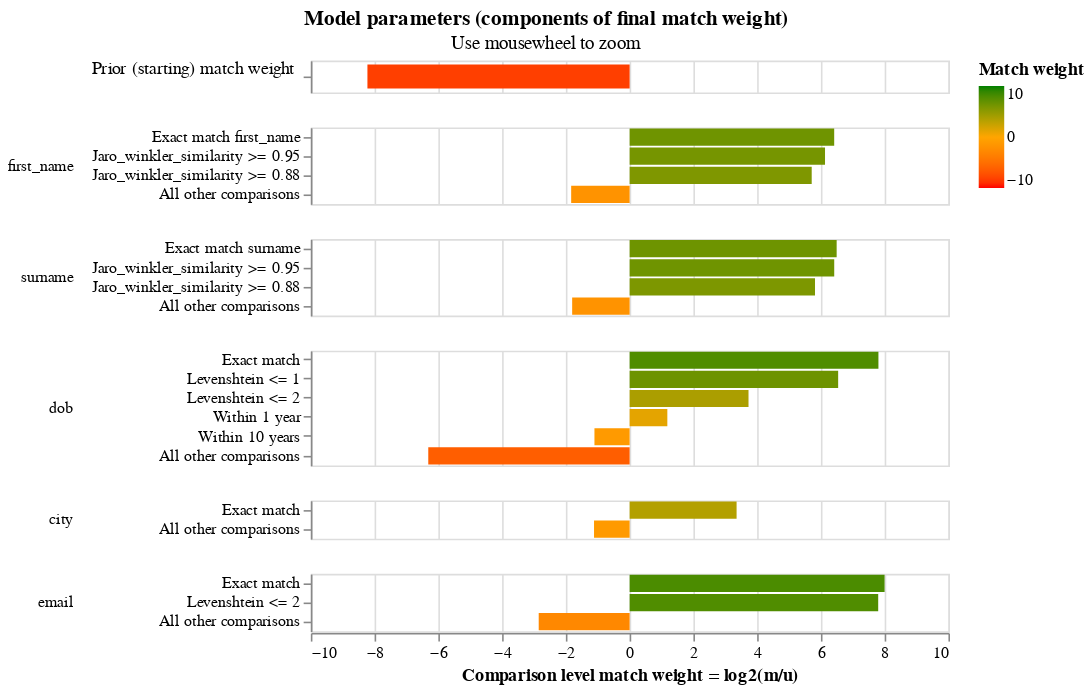

Notebook cell for this chart:
### Markdown cell above
## Visualising model parameters

Splink can generate a number of charts to help you understand your model.  For an introduction to these charts and how to interpret them, please see [this](https://www.youtube.com/watch?v=msz3T741KQI&t=507s) video.

The final estimated match weights can be viewed in the match weights chart:

### Code cell
linker.match_weights_chart()

### Figure 1 — Vega-Lite specification as saved in the notebook (floating-point values rounded to 4 significant figures)
{"$schema": "https://vega.github.io/schema/vega-lite/v5.2.json", "config": {"header": {"title": null}, "mark": {"tooltip": null}, "title": {"anchor": "middle"}, "view": {"height": 60, "width": 400}}, "data": {"values": [{"bayes_factor": 0.003343, "bayes_factor_description": "The probability that two random records drawn at random match is 0.003 or one in  300.1 records.This is equivalent to a starting match weight of -8.225.", "comparison_name": "probability_two_random_records_match", "comparison_sort_order": -1, "comparison_vector_value": 0, "has_tf_adjustments": false, "is_null_level": false, "label_for_charts": "", "log2_bayes_factor": -8.225, "m_probability": null, "m_probability_description": null, "max_comparison_vector_value": 0, "probability_two_random_records_match": 0.003332, "sql_condition": null, "tf_adjustment_column": null, "tf_adjustment_weight": null, "u_probability": null, "u_probability_description": null}, {"bayes_factor": 85.44, "bayes_factor_description": "If comparison level is `exact match first_name` then comparison is 85.44 times more likely to be a match", "comparison_name": "first_name", "comparison_sort_order": 0, "comparison_vector_value": 3, "has_tf_adjustments": false, "is_null_level": false, "label_for_charts": "Exact match first_name", "log2_bayes_factor": 6.417, "m_probability": 0.495, "m_probability_description": "Amongst matching record comparisons, 49.50% of records are in the exact match first_name comparison level", "max_comparison_vector_value": 3, "probability_two_random_records_match": 0.003332, "sql_condition": "\"first_name_l\" = \"first_name_r\"", "tf_adjustment_column": null, "tf_adjustment_weight": 1, "u_probability": 0.005794, "u_probability_description": "Amongst non-matching record comparisons, 0.58% of records are in the exact match first_name comparison level"}, {"bayes_factor": 69.98, "bayes_factor_description": "If comparison level is `jaro_winkler_similarity >= 0.95` then comparison is 69.98 times more likely to be a match", "comparison_name": "first_name", "comparison_sort_order": 0, "comparison_vector_value": 2, "has_tf_adjustments": false, "is_null_level": false, "label_for_charts": "Jaro_winkler_similarity >= 0.95", "log2_bayes_factor": 6.129, "m_probability": 0.09274, "m_probability_description": "Amongst matching record comparisons, 9.27% of records are in the jaro_winkler_similarity >= 0.95 comparison level", "max_comparison_vector_value": 3, "probability_two_random_records_match": 0.003332, "sql_condition": "jaro_winkler_similarity(\"first_name_l\", \"first_name_r\") >= 0.95", "tf_adjustment_column": null, "tf_adjustment_weight": 1, "u_probability": 0.001325, "u_probability_description": "Amongst non-matching record comparisons, 0.13% of records are in the jaro_winkler_similarity >= 0.95 comparison level"}, {"bayes_factor": 52.39, "bayes_factor_description": "If comparison level is `jaro_winkler_similarity >= 0.88` then comparison is 52.39 times more likely to be a match", "comparison_name": "first_name", "comparison_sort_order": 0, "comparison_vector_value": 1, "has_tf_adjustments": false, "is_null_level": false, "label_for_charts": "Jaro_winkler_similarity >= 0.88", "log2_bayes_factor": 5.711, "m_probability": 0.1344, "m_probability_description": "Amongst matching record comparisons, 13.44% of records are in the jaro_winkler_similarity >= 0.88 comparison level", "max_comparison_vector_value": 3, "probability_two_random_records_match": 0.003332, "sql_condition": "jaro_winkler_similarity(\"first_name_l\", \"first_name_r\") >= 0.88", "tf_adjustment_column": null, "tf_adjustment_weight": 1, "u_probability": 0.002566, "u_probability_description": "Amongst non-matching record comparisons, 0.26% of records are in the jaro_winkler_similarity >= 0.88 comparison level"}, {"bayes_factor": 0.2805, "bayes_factor_description": "If comparison level is `all other comparisons` then comparison is  3.56 times less likely to be a match", "comparison_name": "first_name", "comparison_sort_order": 0, "comparison_vector_value": 0, "has_tf_adjustments": false, "is_null_level": false, "label_for_charts": "All other comparisons", "log2_bayes_factor": -1.834, "m_probability": 0.2778, "m_probability_description": "Amongst matching record comparisons, 27.78% of records are in the all other comparisons comparison level", "max_comparison_vector_value": 3, "probability_two_random_records_match": 0.003332, "sql_condition": "ELSE", "tf_adjustment_column": null, "tf_adjustment_weight": 1, "u_probability": 0.9903, "u_probability_description": "Amongst non-matching record comparisons, 99.03% of records are in the all other comparisons comparison level"}, {"bayes_factor": 90.13, "bayes_factor_description": "If comparison level is `exact match surname` then comparison is 90.13 times more likely to be a match", "comparison_name": "surname", "comparison_sort_order": 1, "comparison_vector_value": 3, "has_tf_adjustments": false, "is_null_level": false, "label_for_charts": "Exact match surname", "log2_bayes_factor": 6.494, "m_probability": 0.4408, "m_probability_description": "Amongst matching record comparisons, 44.08% of records are in the exact match surname comparison level", "max_comparison_vector_value": 3, "probability_two_random_records_match": 0.003332, "sql_condition": "\"surname_l\" = \"surname_r\"", "tf_adjustment_column": null, "tf_adjustment_weight": 1, "u_probability": 0.00489, "u_probability_description": "Amongst non-matching record comparisons, 0.49% of records are in the exact match surname comparison level"}, {"bayes_factor": 85.5, "bayes_factor_description": "If comparison level is `jaro_winkler_similarity >= 0.95` then comparison is 85.50 times more likely to be a match", "comparison_name": "surname", "comparison_sort_order": 1, "comparison_vector_value": 2, "has_tf_adjustments": false, "is_null_level": false, "label_for_charts": "Jaro_winkler_similarity >= 0.95", "log2_bayes_factor": 6.418, "m_probability": 0.1511, "m_probability_description": "Amongst matching record comparisons, 15.11% of records are in the jaro_winkler_similarity >= 0.95 comparison level", "max_comparison_vector_value": 3, "probability_two_random_records_match": 0.003332, "sql_condition": "jaro_winkler_similarity(\"surname_l\", \"surname_r\") >= 0.95", "tf_adjustment_column": null, "tf_adjustment_weight": 1, "u_probability": 0.001767, "u_probability_description": "Amongst non-matching record comparisons, 0.18% of records are in the jaro_winkler_similarity >= 0.95 comparison level"}, {"bayes_factor": 56.29, "bayes_factor_description": "If comparison level is `jaro_winkler_similarity >= 0.88` then comparison is 56.29 times more likely to be a match", "comparison_name": "surname", "comparison_sort_order": 1, "comparison_vector_value": 1, "has_tf_adjustments": false, "is_null_level": false, "label_for_charts": "Jaro_winkler_similarity >= 0.88", "log2_bayes_factor": 5.815, "m_probability": 0.124, "m_probability_description": "Amongst matching record comparisons, 12.40% of records are in the jaro_winkler_similarity >= 0.88 comparison level", "max_comparison_vector_value": 3, "probability_two_random_records_match": 0.003332, "sql_condition": "jaro_winkler_similarity(\"surname_l\", \"surname_r\") >= 0.88", "tf_adjustment_column": null, "tf_adjustment_weight": 1, "u_probability": 0.002203, "u_probability_description": "Amongst non-matching record comparisons, 0.22% of records are in the jaro_winkler_similarity >= 0.88 comparison level"}, {"bayes_factor": 0.2867, "bayes_factor_description": "If comparison level is `all other comparisons` then comparison is  3.49 times less likely to be a match", "comparison_name": "surname", "comparison_sort_order": 1, "comparison_vector_value": 0, "has_tf_adjustments": false, "is_null_level": false, "label_for_charts": "All other comparisons", "log2_bayes_factor": -1.803, "m_probability": 0.2841, "m_probability_description": "Amongst matching record comparisons, 28.41% of records are in the all other comparisons comparison level", "max_comparison_vector_value": 3, "probability_two_random_records_match": 0.003332, "sql_condition": "ELSE", "tf_adjustment_column": null, "tf_adjustment_weight": 1, "u_probability": 0.9911, "u_probability_description": "Amongst non-matching record comparisons, 99.11% of records are in the all other comparisons comparison level"}, {"bayes_factor": 223.5, "bayes_factor_description": "If comparison level is `exact match` then comparison is 223.50 times more likely to be a match", "comparison_name": "dob", "comparison_sort_order": 2, "comparison_vector_value": 5, "has_tf_adjustments": false, "is_null_level": false, "label_for_charts": "Exact match", "log2_bayes_factor": 7.804, "m_probability": 0.3906, "m_probability_description": "Amongst matching record comparisons, 39.06% of records are in the exact match comparison level", "max_comparison_vector_value": 5, "probability_two_random_records_match": 0.003332, "sql_condition": "\"dob_l\" = \"dob_r\"", "tf_adjustment_column": null, "tf_adjustment_weight": 1, "u_probability": 0.001748, "u_probability_description": "Amongst non-matching record comparisons, 0.17% of records are in the exact match comparison level"}, {"bayes_factor": 93.12, "bayes_factor_description": "If comparison level is `levenshtein <= 1` then comparison is 93.12 times more likely to be a match", "comparison_name": "dob", "comparison_sort_order": 2, "comparison_vector_value": 4, "has_tf_adjustments": false, "is_null_level": false, "label_for_charts": "Levenshtein <= 1", "log2_bayes_factor": 6.541, "m_probability": 0.1491, "m_probability_description": "Amongst matching record comparisons, 14.91% of records are in the levenshtein <= 1 comparison level", "max_comparison_vector_value": 5, "probability_two_random_records_match": 0.003332, "sql_condition": "levenshtein(\"dob_l\", \"dob_r\") <= 1", "tf_adjustment_column": null, "tf_adjustment_weight": 1, "u_probability": 0.001602, "u_probability_description": "Amongst non-matching record comparisons, 0.16% of records are in the levenshtein <= 1 comparison level"}, {"bayes_factor": 13.26, "bayes_factor_description": "If comparison level is `levenshtein <= 2` then comparison is 13.26 times more likely to be a match", "comparison_name": "dob", "comparison_sort_order": 2, "comparison_vector_value": 3, "has_tf_adjustments": false, "is_null_level": false, "label_for_charts": "Levenshtein <= 2", "log2_bayes_factor": 3.729, "m_probability": 0.2058, "m_probability_description": "Amongst matching record comparisons, 20.58% of records are in the levenshtein <= 2 comparison level", "max_comparison_vector_value": 5, "probability_two_random_records_match": 0.003332, "sql_condition": "levenshtein(\"dob_l\", \"dob_r\") <= 2", "tf_adjustment_column": null, "tf_adjustment_weight": 1, "u_probability": 0.01552, "u_probability_description": "Amongst non-matching record comparisons, 1.55% of records are in the levenshtein <= 2 comparison level"}, {"bayes_factor": 2.27, "bayes_factor_description": "If comparison level is `within 1 year` then comparison is 2.27 times more likely to be a match", "comparison_name": "dob", "comparison_sort_order": 2, "comparison_vector_value": 2, "has_tf_adjustments": false, "is_null_level": false, "label_for_charts": "Within 1 year", "log2_bayes_factor": 1.183, "m_probability": 0.1089, "m_probability_description": "Amongst matching record comparisons, 10.89% of records are in the within 1 year comparison level", "max_comparison_vector_value": 5, "probability_two_random_records_match": 0.003332, "sql_condition": "\n            abs(date_diff('year',strptime(\"dob_l\",\n              '%Y-%m-%d'),strptime(\"dob_r\",\n              '%Y-%m-%d'))) <= 1\n        ", "tf_adjustment_column": null, "tf_adjustment_weight": 1, "u_probability": 0.04797, "u_probability_description": "Amongst non-matching record comparisons, 4.80% of records are in the within 1 year comparison level"}, {"bayes_factor": 0.4654, "bayes_factor_description": "If comparison level is `within 10 years` then comparison is  2.15 times less likely to be a match", "comparison_name": "dob", "comparison_sort_order": 2, "comparison_vector_value": 1, "has_tf_adjustments": false, "is_null_level": false, "label_for_charts": "Within 10 years", "log2_bayes_factor": -1.104, "m_probability": 0.1376, "m_probability_description": "Amongst matching record comparisons, 13.76% of records are in the within 10 years comparison level", "max_comparison_vector_value": 5, "probability_two_random_records_match": 0.003332, "sql_condition": "\n            abs(date_diff('year',strptime(\"dob_l\",\n              '%Y-%m-%d'),strptime(\"dob_r\",\n              '%Y-%m-%d'))) <= 10\n        ", "tf_adjustment_column": null, "tf_adjustment_weight": 1, "u_probability": 0.2956, "u_probability_description": "Amongst non-matching record comparisons, 29.56% of records are in the within 10 years comparison level"}, {"bayes_factor": 0.01255, "bayes_factor_description": "If comparison level is `all other comparisons` then comparison is  79.68 times less likely to be a match", "comparison_name": "dob", "comparison_sort_order": 2, "comparison_vector_value": 0, "has_tf_adjustments": false, "is_null_level": false, "label_for_charts": "All other comparisons", "log2_bayes_factor": -6.316, "m_probability": 0.008002, "m_probability_description": "Amongst matching record comparisons, 0.80% of records are in the all other comparisons comparison level", "max_comparison_vector_value": 5, "probability_two_random_records_match": 0.003332, "sql_condition": "ELSE", "tf_adjustment_column": null, "tf_adjustment_weight": 1, "u_probability": 0.6375, "u_probability_description": "Amongst non-matching record comparisons, 63.75% of records are in the all other comparisons comparison level"}, {"bayes_factor": 10.23, "bayes_factor_description": "If comparison level is `exact match` then comparison is 10.23 times more likely to be a match", "comparison_name": "city", "comparison_sort_order": 3, "comparison_vector_value": 1, "has_tf_adjustments": true, "is_null_level": false, "label_for_charts": "Exact match", "log2_bayes_factor": 3.355, "m_probability": 0.5643, "m_probability_description": "Amongst matching record comparisons, 56.43% of records are in the exact match comparison level", "max_comparison_vector_value": 1, "probability_two_random_records_match": 0.003332, "sql_condition": "\"city_l\" = \"city_r\"", "tf_adjustment_column": "city", "tf_adjustment_weight": 1, "u_probability": 0.05515, "u_probability_description": "Amongst non-matching record comparisons, 5.51% of records are in the exact match comparison level"}, {"bayes_factor": 0.4611, "bayes_factor_description": "If comparison level is `all other comparisons` then comparison is  2.17 times less likely to be a match", "comparison_name": "city", "comparison_sort_order": 3, "comparison_vector_value": 0, "has_tf_adjustments": false, "is_null_level": false, "label_for_charts": "All other comparisons", "log2_bayes_factor": -1.117, "m_probability": 0.4357, "m_probability_description": "Amongst matching record comparisons, 43.57% of records are in the all other comparisons comparison level", "max_comparison_vector_value": 1, "probability_two_random_records_match": 0.003332, "sql_condition": "ELSE", "tf_adjustment_column": null, "tf_adjustment_weight": 1, "u_probability": 0.9449, "u_probability_description": "Amongst non-matching record comparisons, 94.49% of records are in the all other comparisons comparison level"}, {"bayes_factor": 255.6, "bayes_factor_description": "If comparison level is `exact match` then comparison is 255.60 times more likely to be a match", "comparison_name": "email", "comparison_sort_order": 4, "comparison_vector_value": 2, "has_tf_adjustments": false, "is_null_level": false, "label_for_charts": "Exact match", "log2_bayes_factor": 7.998, "m_probability": 0.5608, "m_probability_description": "Amongst matching record comparisons, 56.08% of records are in the exact match comparison level", "max_comparison_vector_value": 2, "probability_two_random_records_match": 0.003332, "sql_condition": "\"email_l\" = \"email_r\"", "tf_adjustment_column": null, "tf_adjustment_weight": 1, "u_probability": 0.002194, "u_probability_description": "Amongst non-matching record comparisons, 0.22% of records are in the exact match comparison level"}, {"bayes_factor": 222.4, "bayes_factor_description": "If comparison level is `levenshtein <= 2` then comparison is 222.42 times more likely to be a match", "comparison_name": "email", "comparison_sort_order": 4, "comparison_vector_value": 1, "has_tf_adjustments": false, "is_null_level": false, "label_for_charts": "Levenshtein <= 2", "log2_bayes_factor": 7.797, "m_probability": 0.3012, "m_probability_description": "Amongst matching record comparisons, 30.12% of records are in the levenshtein <= 2 comparison level", "max_comparison_vector_value": 2, "probability_two_random_records_match": 0.003332, "sql_condition": "levenshtein(\"email_l\", \"email_r\") <= 2", "tf_adjustment_column": null, "tf_adjustment_weight": 1, "u_probability": 0.001354, "u_probability_description": "Amongst non-matching record comparisons, 0.14% of records are in the levenshtein <= 2 comparison level"}, {"bayes_factor": 0.1385, "bayes_factor_description": "If comparison level is `all other comparisons` then comparison is  7.22 times less likely to be a match", "comparison_name": "email", "comparison_sort_order": 4, "comparison_vector_value": 0, "has_tf_adjustments": false, "is_null_level": false, "label_for_charts": "All other comparisons", "log2_bayes_factor": -2.852, "m_probability": 0.138, "m_probability_description": "Amongst matching record comparisons, 13.80% of records are in the all other comparisons comparison level", "max_comparison_vector_value": 2, "probability_two_random_records_match": 0.003332, "sql_condition": "ELSE", "tf_adjustment_column": null, "tf_adjustment_weight": 1, "u_probability": 0.9965, "u_probability_description": "Amongst non-matching record comparisons, 99.65% of records are in the all other comparisons comparison level"}]}, "resolve": {"axis": {"y": "independent"}, "scale": {"y": "independent"}}, "selection": {"zoom_selector": {"bind": "scales", "encodings": ["x"], "type": "interval"}}, "title": {"subtitle": "Use mousewheel to zoom", "text": "Model parameters (components of final match weight)"}, "vconcat": [{"encoding": {"color": {"field": "log2_bayes_factor", "scale": {"domain": [-10, 0, 10], "range": ["red", "orange", "green"]}, "title": "Match weight", "type": "quantitative"}, "tooltip": [{"field": "comparison_name", "title": "Comparison name", "type": "nominal"}, {"field": "probability_two_random_records_match", "format": ".4f", "title": "Probability two random records match", "type": "nominal"}, {"field": "log2_bayes_factor", "format": ",.4f", "title": "Equivalent match weight", "type": "quantitative"}, {"field": "bayes_factor_description", "title": "Match weight description", "type": "nominal"}], "x": {"axis": {"domain": false, "labels": false, "ticks": false, "title": ""}, "field": "log2_bayes_factor", "scale": {"domain": [-10, 10]}, "type": "quantitative"}, "y": {"axis": {"title": "Prior (starting) match weight", "titleAlign": "right", "titleAngle": 0, "titleFontWeight": "normal"}, "field": "label_for_charts", "sort": {"field": "comparison_vector_value", "order": "descending"}, "type": "nominal"}}, "height": 20, "mark": {"clip": true, "height": 15, "type": "bar"}, "selection": {"zoom_selector": {"bind": "scales", "encodings": ["x"], "type": "interval"}}, "transform": [{"filter": "(datum.comparison_name == 'probability_two_random_records_match')"}]}, {"encoding": {"color": {"field": "log2_bayes_factor", "scale": {"domain": [-10, 0, 10], "range": ["red", "orange", "green"]}, "title": "Match weight", "type": "quantitative"}, "row": {"field": "comparison_name", "header": {"labelAlign": "left", "labelAnchor": "middle", "labelAngle": 0}, "sort": {"field": "comparison_sort_order"}, "type": "nominal"}, "tooltip": [{"field": "comparison_name", "title": "Comparison name", "type": "nominal"}, {"field": "label_for_charts", "title": "Label", "type": "ordinal"}, {"field": "sql_condition", "title": "SQL condition", "type": "nominal"}, {"field": "m_probability", "format": ".4f", "title": "M probability", "type": "quantitative"}, {"field": "u_probability", "format": ".4f", "title": "U probability", "type": "quantitative"}, {"field": "bayes_factor", "format": ",.4f", "title": "Bayes factor = m/u", "type": "quantitative"}, {"field": "log2_bayes_factor", "format": ",.4f", "title": "Match weight = log2(m/u)", "type": "quantitative"}, {"field": "bayes_factor_description", "title": "Match weight description", "type": "nominal"}], "x": {"axis": {"title": "Comparison level match weight = log2(m/u)"}, "field": "log2_bayes_factor", "scale": {"domain": [-10, 10]}, "type": "quantitative"}, "y": {"axis": {"title": null}, "field": "label_for_charts", "sort": {"field": "comparison_vector_value", "order": "descending"}, "type": "nominal"}}, "height": {"step": 12}, "mark": {"clip": true, "type": "bar"}, "resolve": {"axis": {"y": "independent"}, "scale": {"y": "independent"}}, "selection": {"zoom_selector": {"bind": "scales", "encodings": ["x"], "type": "interval"}}, "transform": [{"filter": "(datum.comparison_name != 'probability_two_random_records_match')"}]}]}
